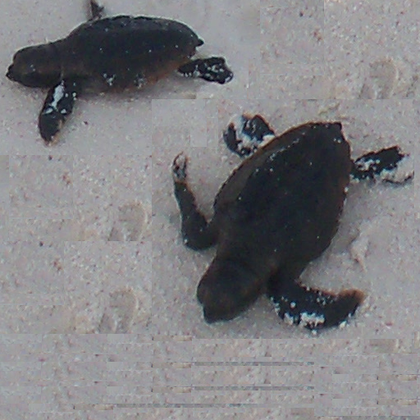
%> input picture Tema05b.bmp, 420 x 420 px, shrunk from 512 x 512 before the run
$ octave Tema4i.m   (GNU Octave 9; MATLAB toolbox functions it lacks are replaced by stand-ins)
%> lines starting %> are read from the running program, lines starting %| are printed output that depends on the picture; in (x1, y1, x2, y2) boxes, pixels count from 0 and x2, y2 are one past the last pixel; in counts of white or black regions, pixels touching at a corner belong together; the program's own positions count from 1
% EJERCICIOS RESUELTOS DE VISI覰 POR COMPUTADOR
% Autores: Gonzalo Pajares y Jes鷖 Manuel de la Cruz
% Copyright RA-MA, 2007

%%%%%%%%%%%%%%%%%%%%%%%%%%%%%%%%%%%%%%%%%%%%%%%%%%%%%%%%%%%%%%%%%%%%%%%%%%%
% 7.7.10 Regiones: umbrales
%%%%%%%%%%%%%%%%%%%%%%%%%%%%%%%%%%%%%%%%%%%%%%%%%%%%%%%%%%%%%%%%%%%%%%%%%%%

% Segmentaci髇 de regiones m閠odo de Ridler-Calvard

clear all; close all
I = imread('Tema05b.bmp','bmp');
%> I is the input picture: size 420x420x3 uint8; mean R, G, B 126, 125.5, 128.5
A = I(:,:,1);
A = A + 1; % para evitar 韓dices de cero en los arrays


%T = 5; % umbral
L = 256; % numero de niveles de intensidad

[m,n] = size(A);
%> m = 420; n = 420
e = eps; % desviaci髇

P = zeros(1,L);

  for i=1:1: m
      for j=1:1:n
        P(A(i,j)) = P(A(i,j)) + 1;
      end
  end
%> after the loop, P = 256 values, max 7346 at index 157, min 0 at index 2, mean 689.1
  %pi = P/(m*n);

  T1 = mean2(A);
%> T1 = 127

  %dividir los datos en dos clases: w1 y w2
  h = 1;
  for i=1:1:m
      for j=1:1:n
         if A(i,j) <= T1
            w1(h) = A(i,j);
            h = h + 1;
         end
      end
  end
%> after the loop, h = 50456

  h = 1;
  for i=1:1:m
      for j=1:1:n
         if A(i,j) > T1
            w2(h) = A(i,j);
            h = h + 1;
         end
      end
  end
%> after the loop, h = 125946

  m1 = mean(w1);
%> m1 = 58.14
  m2 = mean(w2);
%> m2 = 154.6

  T2 = (m1 + m2)/2;
%> T2 = 106.4

  iteracion = 0;

  while abs(T1-T2)> e
    T1 = T2;
    h = 1;
    for i=1:1:m
        for j=1:1:n
           if A(i,j) <= T1
              w1(h) = A(i,j);
              h = h + 1;
           end
        end
    end

    h = 1;
    for i=1:1:m
        for j=1:1:n
           if A(i,j) > T1
              w2(h) = A(i,j);
              h = h + 1;
           end
        end
    end

    m1 = mean(w1);
    m2 = mean(w2);

    T2 = (m1 + m2)/2;
    iteracion = iteracion + 1;
  end
%> this loop made 4 passes
%> (T1, m1, m2, T2) on passes 1 to 4: (106.4, 51.51, 152.7, 102.1), (102.1, 50.8, 152.3, 101.5), (101.5, 50.66, 152.2, 101.4), (101.4, 50.66, 152.2, 101.4)
  disp('Valor del umbral final:'); disp(T2) %umbral final
%| 101.43

subplot(1,2,1); imshow(A-1); title('Imagen Original')

T = (T2-1)/255;
%> T = 0.394
Binaria = im2bw(A-1,T); % los signos - son para corregir la suma por 1 inicial
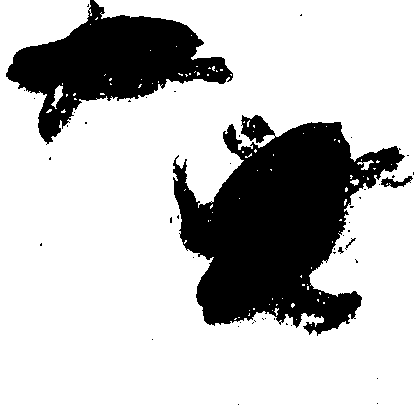
%> Binaria: size 420x420 logical; 76.1% white; 49 black regions (44 under 20 px), largest, box (x1, y1, x2, y2) and area: (173, 115, 405, 336) 27840, (6, 0, 233, 145) 13934, (381, 176, 413, 188) 183, (345, 238, 356, 250) 29, (338, 247, 344, 254) 22
subplot(1,2,2); imshow(Binaria); title('imagen binarizada T = 101')
